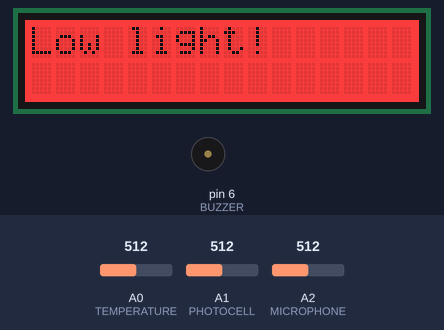
Recording of a sketch running on a simulated Arduino Uno, built with avr-gcc and run on an emulated ATmega328P. Shown: 16×2 character LCD, buzzer (waves = sounding, pin HIGH). Inputs (shaded band) come from the test bench; at power-on: A1 (PHOTOCELL) = 512, A0 (TEMPERATURE) = 512, A2 (MICROPHONE) = 512. What the sketch prints to the serial monitor is not drawn.

Above: at 1.2 s.
1.3 s: A1 (PHOTOCELL) set to 591
5.7 s: A1 (PHOTOCELL) set to 613
At 6.9 s:
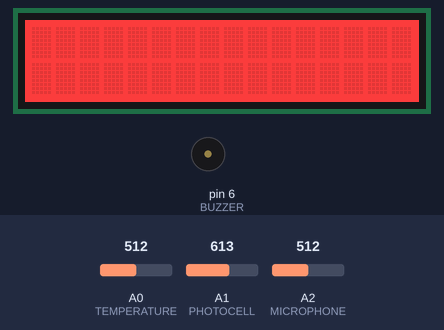
7.4 s: A1 (PHOTOCELL) set to 590
At 8.6 s:
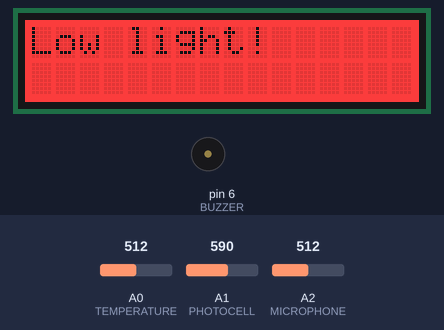
9.7 s: A1 (PHOTOCELL) set to 610
At 11.5 s:
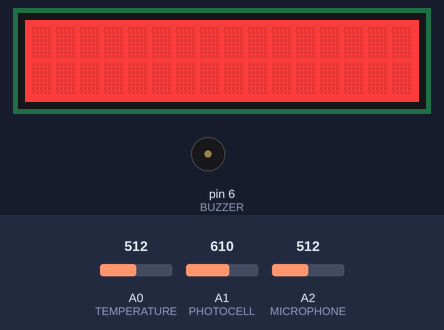
11.9 s: A1 (PHOTOCELL) set to 511
At 13.2 s:
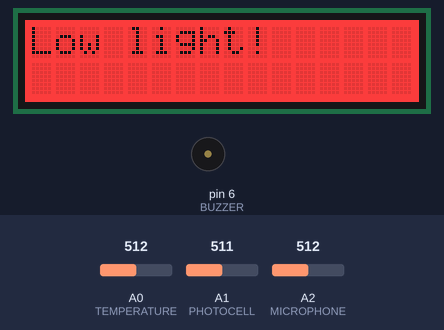
Timing chart, 0 to 17.3 s (numbered marks = the images above; inputs shaded):
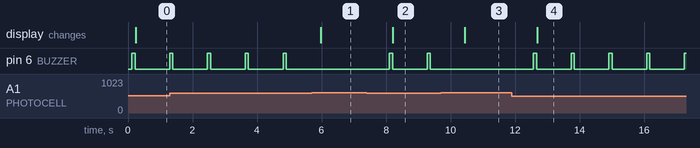

Measured:
- the behaviour switches between 599 and 600 on A1 (PHOTOCELL) (found by bisection; images 0 and 1)
- after the input at 5.7 s, pin 6 (BUZZER): stops changing and stays LOW; the display: changes after 0.28 s (image 1)
- after the input at 7.4 s, pin 6 (BUZZER): alternates HIGH for 0.10 s and LOW for 1.1 s, starting after 0.70 s; the display: changes after 0.81 s (image 2)
- after the input at 9.7 s, pin 6 (BUZZER): stops changing and stays LOW; the display: changes after 0.75 s (image 3)
- after the input at 11.9 s, pin 6 (BUZZER): alternates HIGH for 0.10 s and LOW for 1.1 s, starting after 0.67 s; the display: changes after 0.78 s (image 4)
- by itself, pin 6 (BUZZER): alternates HIGH for 0.10 s and LOW for 1.1 s

The sketch:

alarm_arduino.ino
```cpp
#include <math.h>
#include <Wire.h>
#include "rgb_lcd.h"

// Constants for buzzer
const int BUZZER = 6;

// Constants for LCD screen
rgb_lcd lcd;
const int colorR = 255;
const int colorG = 0;
const int colorB = 0;

// Constants for microphone
const int MICROPHONE = A2;

// Constants for light sensor
const int PHOTOCELL = A1;

// Constants for temp sensor
const int TEMPERATURE = A0;
const int B = 4275;
const int R0 = 100000;

void setup() {
  Serial.begin(115200);
  lcd.begin(16, 2);
  lcd.setRGB(colorR, colorG, colorB);
  pinMode(BUZZER, OUTPUT);
}

void loop() {
//  beep();
  float temp = getTemp();
  Serial.println(temp);
  int light = getLight();
  Serial.println(light);
  float noise = getNoise();
  Serial.println(noise);
  if (light < 600) {
    beep();
    displayText("Low light!");
  }
  else {
    displayText("");
  }
  delay(1000);
}

void beep() {
  digitalWrite(BUZZER, HIGH);
  delay(100);
  digitalWrite(BUZZER, LOW);
}

int getLight() {
  return analogRead(PHOTOCELL);
}

float getNoise() {
  float maxNoise = 0;
  float minNoise = 0;
  for(int i=0; i<15; i++) {
    float sample = _getNoiseSample();
    if(sample > maxNoise) {
      maxNoise = sample;
    }
    if(sample < minNoise) {
      minNoise = sample;
    }
  }
  return maxNoise - minNoise;
}

float _getNoiseSample() {
  float sum = 0;
  for(int i=0; i<32; i++) {
    sum += analogRead(MICROPHONE);
  }
//  sum >>= 5;
  sum = sum / 100;
  return sum;
}

float getTemp() {
  int raw = analogRead(TEMPERATURE);
  float R = 1023.0/raw-1.0;
  R = R0*R;
  return 1.0/(log(R/R0)/B+1/298.15)-273.15; // celsius
}

void displayText(String text) {
  lcd.clear();
  lcd.print(text);
}
```
